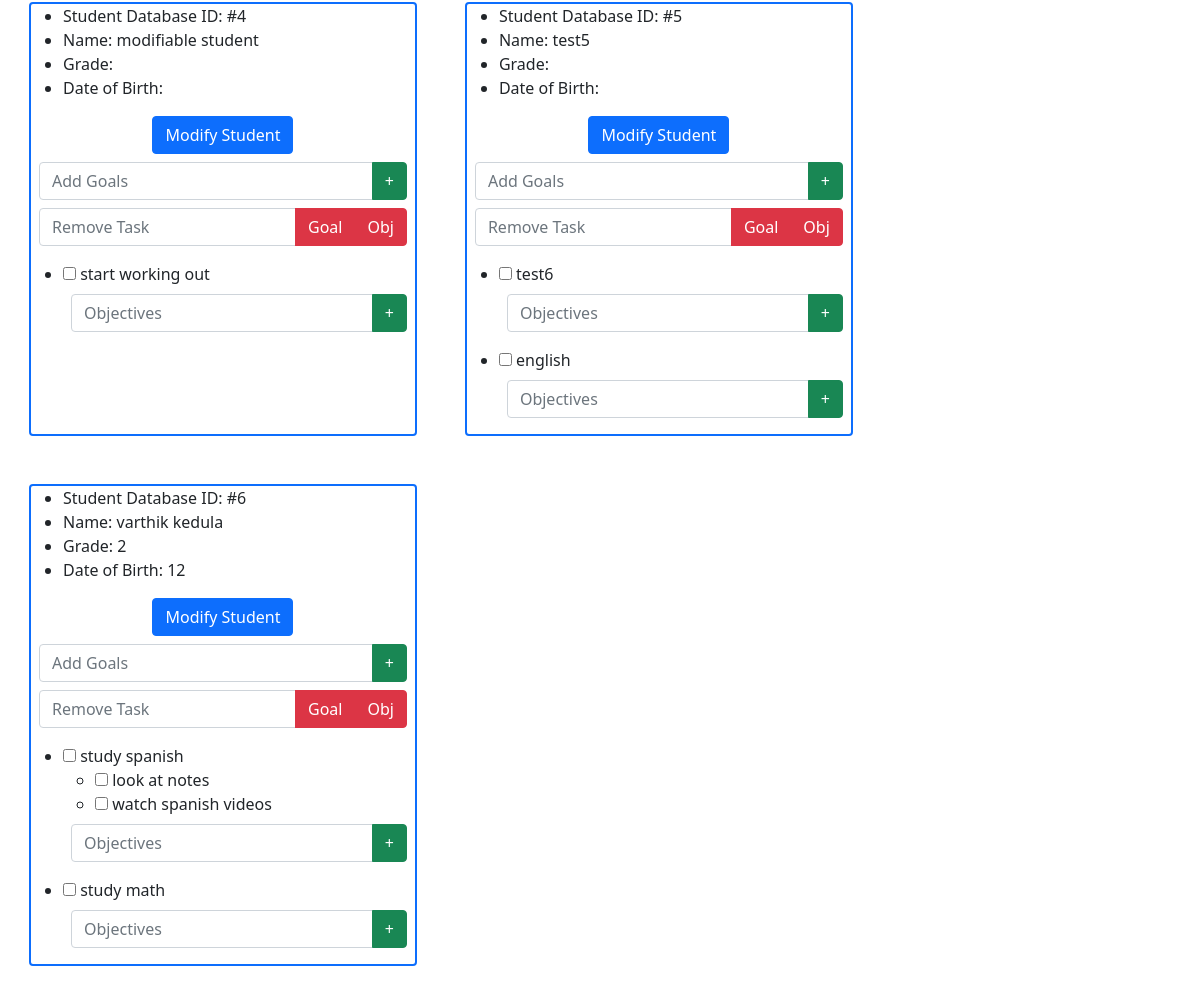
The page /students (signed in, lower part) on the database as committed earlier.
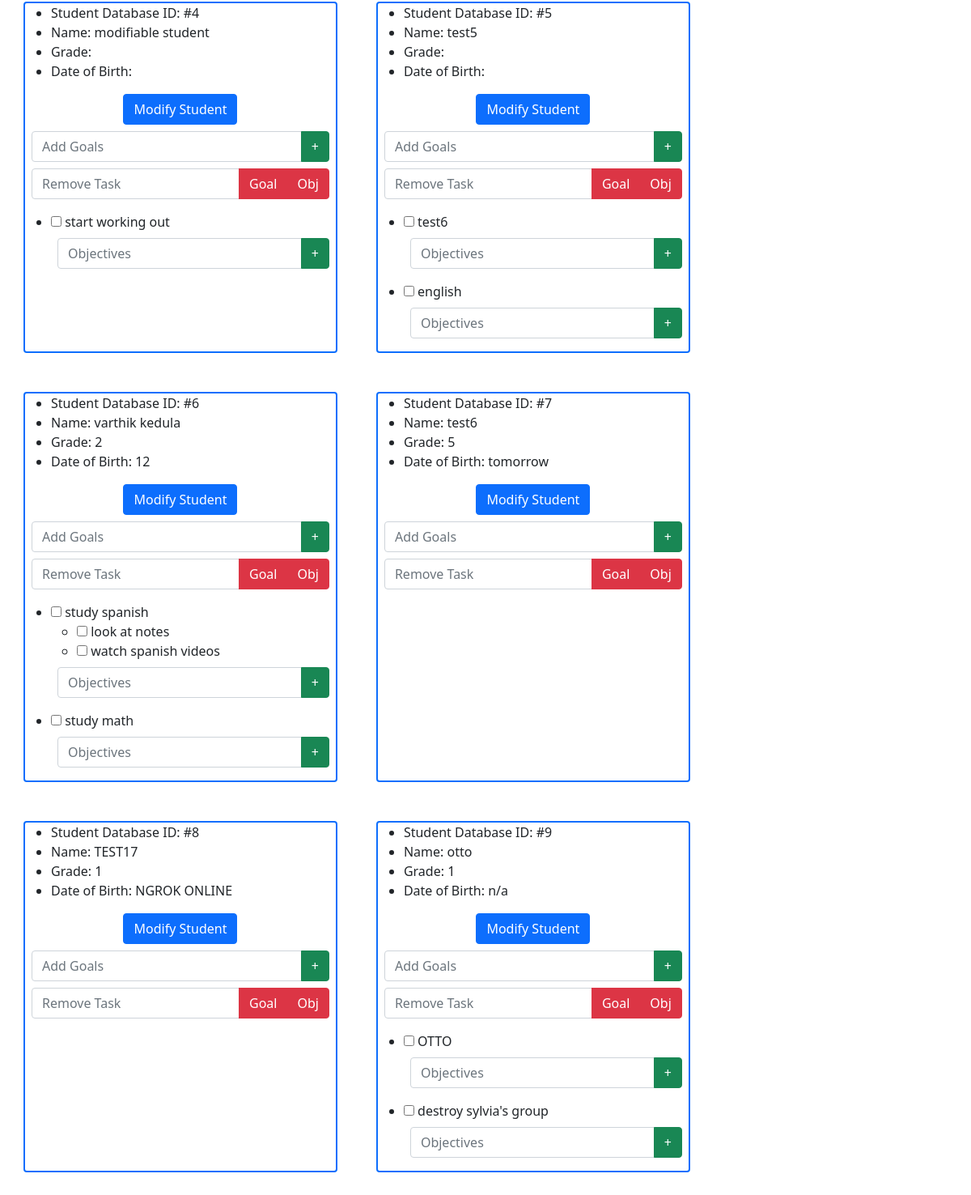
The same page on the database as committed later.
### app.py (models this page shows)
class Students(db.Model):
	__tablename__ = 'students'
	student_id = db.Column(db.Integer, primary_key=True)
	name = db.Column(db.String(200),nullable=False)
	grade = db.Column(db.Integer)
	dateofbirth = db.Column(db.String(200),nullable=False)
	tasks = db.Column(db.String(500),nullable=False)

### app.py (the view, shortened to what this page needs)
@main.route("/students", methods=('GET', 'POST'))
@login_required
def students():
	students = Students.query.all()
	return render_template('students.html',students=students)

### app.py (called while the page is built)
@login_manager.user_loader
def load_user(account_id):
    return Accounts.query.get(int(account_id))

@app.context_processor
def utility_processor():
	def parse_tasks(newData):
		if (newData != ""):
			goalArrays = []
			for i in range(MAX_GOALS):
				goalArrays.append([])
			parts = newData[:-1].split(";")
			counter = 0
			for part in parts:
				if part[1] == "[":
					part = re.sub("\[.*?\]","[]",part)
					part = part.replace("[","").replace("]","")
					goalArrays[counter].append(part)
					counter = counter + 1
			for part in parts:
				if part[1] == "(":
					goalKey = int(part[part.find("(")+1:part.find(")")])
					part = re.sub("\(.*?\)","()",part)
					part = part.replace("(","").replace(")","")
					goalArrays[goalKey].append(part)
			return goalArrays
		else:
			return []
	return dict(parse_tasks=parse_tasks)

### templates/students.html (shortened to what this page needs)
<!DOCTYPE html>
<html lang="en">
    <head>
        <link href="https://cdn.jsdelivr.net/npm/bootstrap@5.0.2/dist/css/bootstrap.min.css" rel="stylesheet">
    </head>
    <body>
        <div class="content">
            {% for student in students %}
                <div class="m-4 border border-2 border-primary rounded">
                    <ul>
                        <li>Student Database ID: #{{ student.student_id }}</li>
                        <li>Name: {{ student.name }}</li>
                        <li>Grade: {{ student.grade }}</li>
                        <li>Date of Birth: {{ student.dateofbirth }}</li>
                    </ul>
                    <div class="container">
                        <div class="d-flex justify-content-center align-items-center">
                            <button class="btn btn-primary" type="button" data-toggle="collapse" data-target="#dropDownForm{{ student.student_id }}" aria-expanded="false" aria-controls="dropDownForm">
                                Modify Student
                            </button>
                        </div>
                    </div>
                    <form method="post" class="m-2" action="/addgoal">
                        <div class="input-group">
                          <input type="text" class="form-control" name="add_goal{{ student.student_id }}" id="add_goal" placeholder="Add Goals">
                          <button type="submit" class="btn btn-success" name="submit_goal" value="submit{{ student.student_id }}">+</button>
                        </div>
                    </form>
                    <form method="post" class="m-2" action="/removegoal">
                        <div class="input-group mb-3">
                            <input type="text" class="form-control" name="remove_goal{{ student.student_id }}" id="remove_goal" placeholder="Remove Task">
                            <button type="submit" class="btn btn-danger" name="remove_goal" value="remove{{ student.student_id }}">Goal</button>
                            <button type="submit" class="btn btn-danger" name="remove_obj" formaction="/removeobjective" value="remove_obj{{ student.student_id }}">Obj</button>
                          </div>
                    </form>
                    {% for taskarr in parse_tasks(student.tasks) if not taskarr|length == 0%}
                        <ul class="mt-1">
                            <li>
                                <input type="checkbox" {% if taskarr[0][0] == "1" %} checked="checked"{% endif %}> {{ taskarr[0][1:] }}</input>
                            </li>
                                <ul>
                                    {% set counter = 1%}
                                    {% for objective in taskarr[1:] %}
                                        <li>
                                            <input type="checkbox" {% if taskarr[loop.index][0] == "1" %} checked="checked"{% endif %}> {{ taskarr[loop.index][1:] }}</input>
                                        </li>
                                    {% endfor %}
                                </ul>
                                <form method="post" class="m-2" action="/addobjectives">
                                    <div class="input-group mb-3">
                                      <input type="text" class="form-control" name="{{ student.student_id }}obj{{ loop.index }}" id="add_objective" placeholder="Objectives">
                                      <button class="btn btn-success" type="submit" name="add_objective" value="{{ student.student_id }};{{ loop.index }}">+</button>
                                    </div>
                                </form>
                        </ul>
                    {% endfor %}
                </div>
            {% endfor %}
        </div>
    </body>
</html>

### templates/students.html (style rules this page uses)
.content { margin: 5px; width: 100%; display: flex; flex-direction: row; flex-wrap: wrap; }
body { padding-top: 60px; }

Rows that differ between the two databases and show on the page:
added Students: student_id "7", name "test6", grade "5", dateofbirth "tomorrow"
added Students: student_id "8", name "TEST17", grade "1", dateofbirth "NGROK ONLINE"
added Students: student_id "9", name "otto", grade "1", dateofbirth "n/a", taskarr "OTTO" "destroy sylvia's group"
